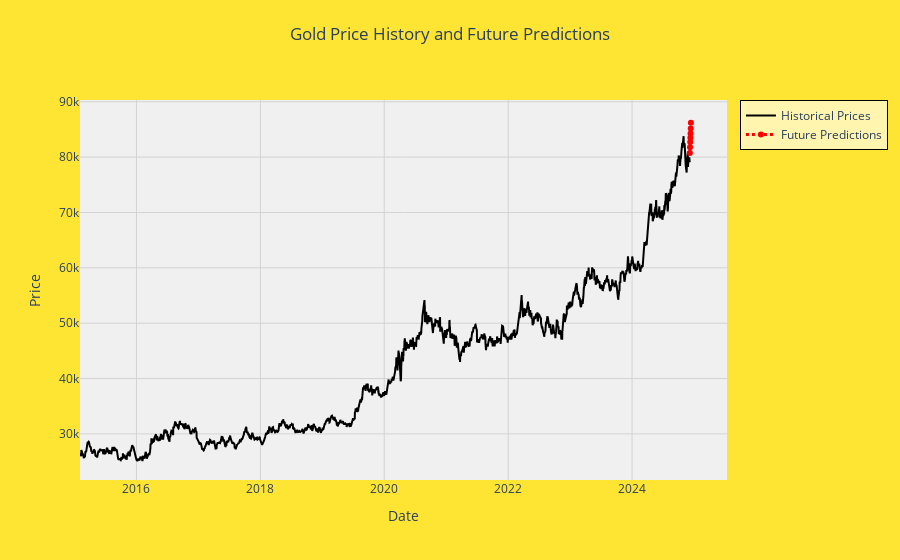

Notebook code for this chart:
### Code cell
import plotly.graph_objects as go

# Plot Historical Data
fig = go.Figure()

# Add historical gold price data
fig.add_trace(
    go.Scatter(
        x=df['Date'],
        y=df['Price'],
        mode='lines',
        name='Historical Prices',
        line=dict(color='black', width=2),
    )
)

# Add future predicted prices
future_dates = pd.date_range(df['Date'].iloc[-1] + pd.Timedelta(days=1), periods=len(future_prices), freq='D')
fig.add_trace(
    go.Scatter(
        x=future_dates,
        y=future_prices,
        mode='lines+markers',
        name='Future Predictions',
        line=dict(color='red', dash='dot', width=3),
        marker=dict(color='red', size=6),
    )
)

# Update layout with good use of colors
fig.update_layout(
    title={
        'text': "Gold Price History and Future Predictions",
        'y': 0.95,
        'x': 0.5,
        'xanchor': 'center',
        'yanchor': 'top'
    },
    xaxis_title="Date",
    yaxis_title="Price",
    plot_bgcolor='rgba(240,240,240,1)',  # Light grey background
    paper_bgcolor='rgba(255, 223, 0, 0.8)',  # Yellow paper background
    legend=dict(
        bgcolor='rgba(255,255,255,0.6)',
        bordercolor='black',
        borderwidth=1,
        font=dict(size=12)
    ),
    xaxis=dict(gridcolor='lightgrey'),
    yaxis=dict(gridcolor='lightgrey')
)

# Show the combined plot
fig.show()

### Figure 1 — Plotly figure (JSON) as saved in the notebook; plotly's stock layout.template omitted (floating-point values rounded to 4 significant figures; data arrays with more than 128 entries replaced by an {"elided": "..."} marker saying what was removed)
{"data": [{"line": {"color": "black", "width": 2}, "mode": "lines", "name": "Historical Prices", "type": "scatter", "x": {"elided": "2570 str values"}, "y": {"elided": "2570 int values"}}, {"line": {"color": "red", "dash": "dot", "width": 3}, "marker": {"color": "red", "size": 6}, "mode": "lines+markers", "name": "Future Predictions", "type": "scatter", "x": ["2024-12-07T00:00:00", "2024-12-08T00:00:00", "2024-12-09T00:00:00", "2024-12-10T00:00:00", "2024-12-11T00:00:00", "2024-12-12T00:00:00", "2024-12-13T00:00:00"], "y": [80750.0, 81800.0, 82720.0, 83510.0, 84280.0, 85170.0, 86210.0]}], "layout": {"autosize": true, "legend": {"bgcolor": "rgba(255,255,255,0.6)", "bordercolor": "black", "borderwidth": 1, "font": {"size": 12}}, "paper_bgcolor": "rgba(255, 223, 0, 0.8)", "plot_bgcolor": "rgba(240,240,240,1)", "title": {"text": "Gold Price History and Future Predictions", "x": 0.5, "xanchor": "center", "y": 0.95, "yanchor": "top"}, "xaxis": {"autorange": true, "gridcolor": "lightgrey", "range": ["2015-02-02", "2025-07-08 06:57:34.7085"], "title": {"text": "Date"}, "type": "date"}, "yaxis": {"autorange": true, "gridcolor": "lightgrey", "range": [21630.0, 91130.0], "title": {"text": "Price"}, "type": "linear"}}}
